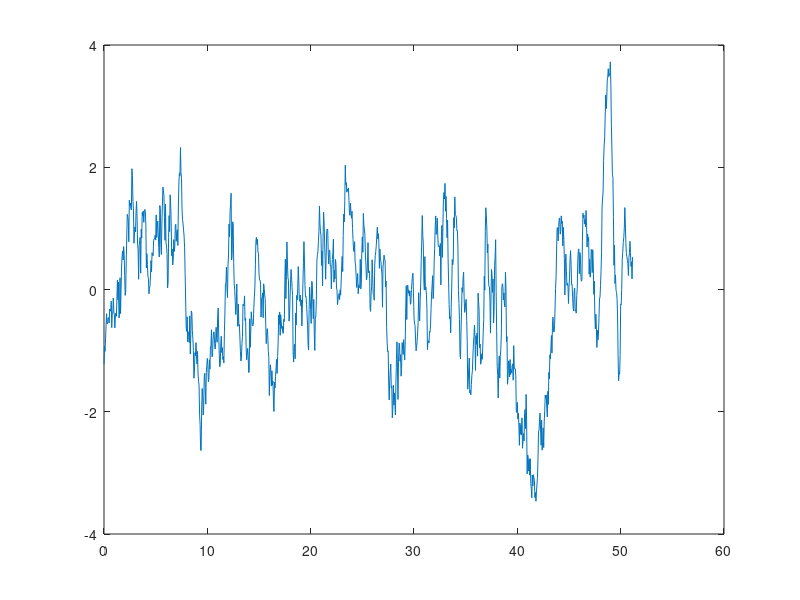

This chart was generated by the following MATLAB code: (Note: this script raises an error after producing the figure.)
close all; clear all; clc;

%% (a)
rng(0);
x = zeros(1,1024);
x(1) = randn(1);
for i = 2:1024
    x(i) = exp(-0.05)*x(i-1) + sqrt(1 - exp(-2*0.05))*randn(1);
end
figure(1);
plot(0:0.05:51.15, x);

%% (b)
lags = 0:0.05:3.0;
V_x = zeros(size(lags));
R_x = zeros(size(lags));
for i = 1:length(lags)
    V_x(i) = V(x, lags(i), 0.05);
    R_x(i) = exp(-abs(lags(i)));
end
figure(2);
plot(lags, R_x);
hold on;
plot(lags, V_x);

%% (c)
xs = zeros(8,1024);
for i = 1:8
    rng(i);
    xs(i,1) = randn(1);
    for t = 2:1024
        xs(i,t) = exp(-0.05)*xs(i,t-1) + sqrt(1 - exp(-2*0.05))*randn(1);
    end
end
V_xs = zeros(8,length(lags));
for i = 1:8
    for t = 1:length(lags)
        V_xs(i,t) = V(xs(i,:), lags(t), 0.05);
    end
end
figure(3);
plot(lags, R_x);
hold on;
plot(lags, V_xs(1,:));
plot(lags, mean(V_xs(1:2,:)));
plot(lags, mean(V_xs(1:4,:)));
plot(lags, mean(V_xs));

%% functions
function v = V(seq, tau, dt)
    v = 0;
    T = 0;
    for i = 1:length(seq)-floor(tau/dt)
        v = v + seq(i)*seq(i + floor(tau/dt))*dt;
        T = T + dt;
    end
    v = v/T;
end